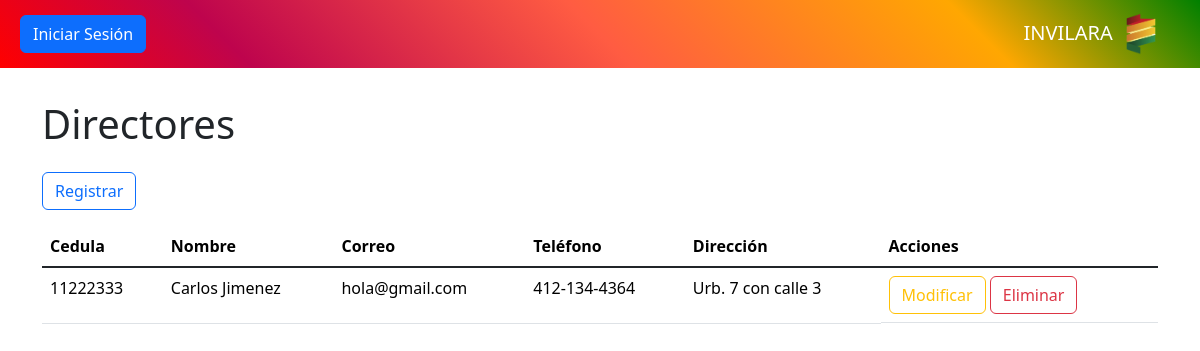
Before: /controlador/director.php with the older database file.
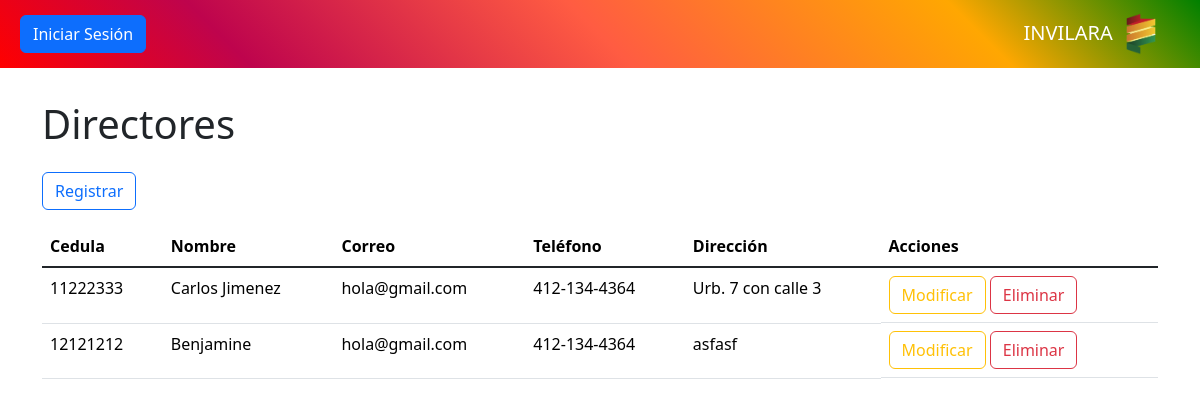
After: the same page with the newer database file.
### tables this page shows
CREATE TABLE `director` (
  `cedula` int NOT NULL,
  `direccion` varchar(200) DEFAULT NULL,
  `nombre` varchar(100) DEFAULT NULL,
  `telefono` varchar(20) DEFAULT NULL,
  `correo` varchar(50) DEFAULT NULL,
  PRIMARY KEY (`cedula`)
);

### controlador/director.php (called while the page is built, shortened)
<?php
require_once "modelo/director.php";
$modelo = new Director();
$datos = $modelo->consultar();
require_once "vista/director.php";
?>

### modelo/base_datos.php (called while the page is built)
<?php
class BaseDatos
{
    private $host = "localhost";
    private $dbname = "invilara";
    private $usuario = "root";
    private $contrasena = "";
    public function conexion()
    {
        $dsn = "mysql" . ":" . "host=" . $this->host . ";" . "dbname=" . $this->dbname . ";";
        $pdo = new PDO($dsn, $this->usuario, $this->contrasena);
        $pdo->setAttribute(PDO::ATTR_ERRMODE, PDO::ERRMODE_EXCEPTION);
        return $pdo;
    }
}
?>

### modelo/director.php (called while the page is built, shortened)
<?php
require_once "modelo/base_datos.php";
class Director extends BaseDatos
{
	private $tabla = "director";
	public function consultar()
	{
		$stmt = $this->conexion()->query("SELECT * FROM {$this->tabla}");
		$result = $stmt->fetchAll(PDO::FETCH_ASSOC);
		return $result;
	}
}
?>

### vista/director.php (the view, shortened to what this page needs)
<?php require_once "vista/componentes/encabezado.php"; ?>
<?php require_once "vista/componentes/barra.php"; ?>
<main class="container" id="crud">
	<h1>Directores</h1>
	<button class="btn btn-outline-primary my-3" value="insertar">Registrar</button>
	<div class="table-responsive">
		<table class="table table-hover">
			<thead>
				<tr>
					<th>Cedula</th>
					<th>Nombre</th>
					<th>Correo</th>
					<th>Teléfono</th>
					<th>Dirección</th>
					<th>Acciones</th>
				</tr>
			</thead>
			<tbody class="table-group-divider">
				<?php foreach ($datos as $d): ?>
					<tr>
						<td><?php echo $d["cedula"] ?></td>
						<td><?php echo $d["nombre"] ?></td>
						<td><?php echo $d["correo"] ?></td>
						<td><?php echo $d["telefono"] ?></td>
						<td><?php echo $d["direccion"] ?></td>
						<td class="d-grid d-md-block gap-2">
							<button class="btn btn-outline-warning" value="modificar">Modificar</button>
							<button class="btn btn-outline-danger" value="eliminar" data-bs-toggle="modal"
								data-bs-target="#modal-eliminacion">Eliminar</button>
						</td>
					</tr>
				<?php endforeach ?>
			</tbody>
		</table>
	</div>
</main>

Changed rows visible on the page:
added director: cedula "12121212", nombre "Benjamine", correo "hola@gmail.com", telefono "412-134-4364", direccion "asfasf"
